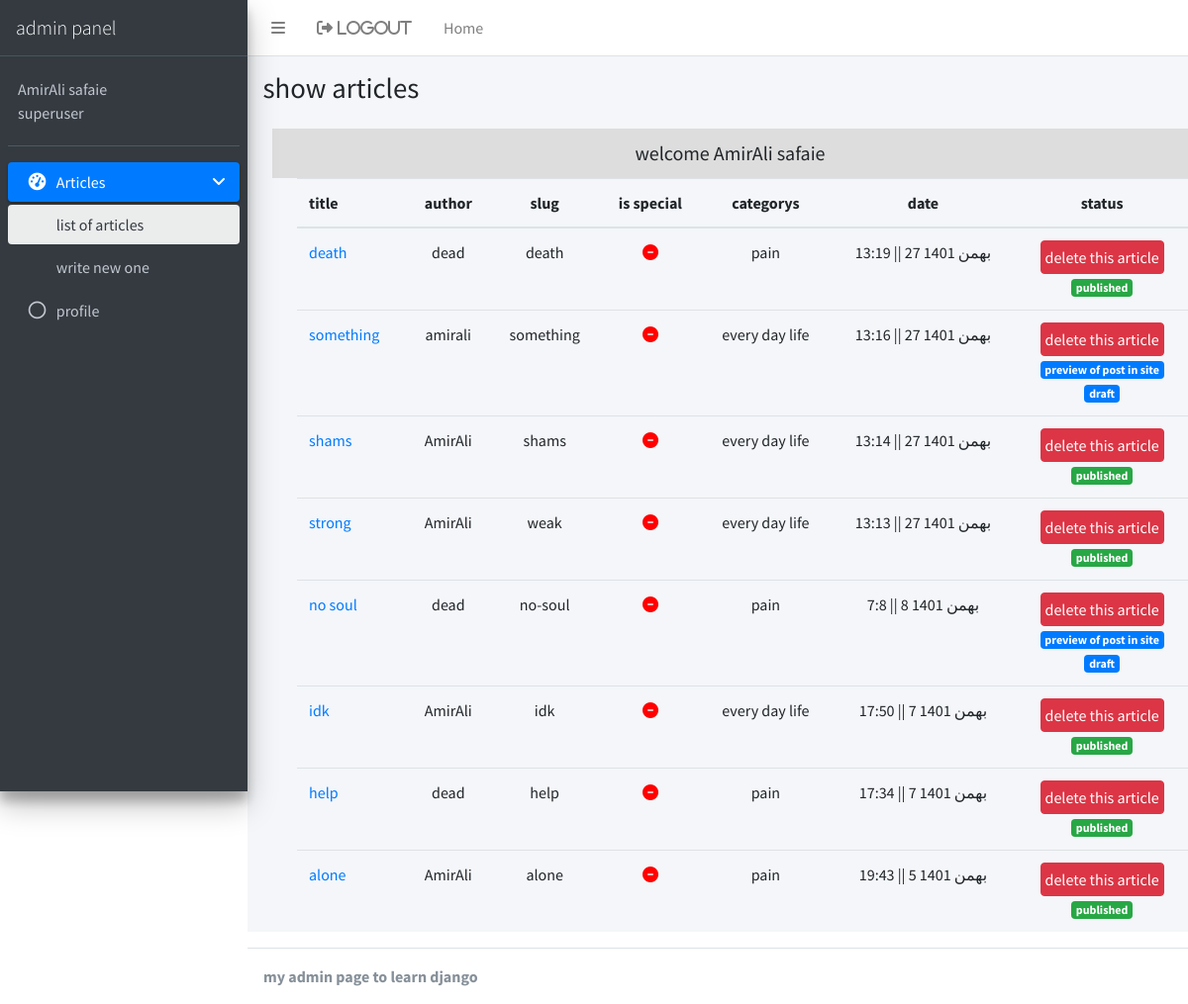
The app's page /account/ (signed in), older data.
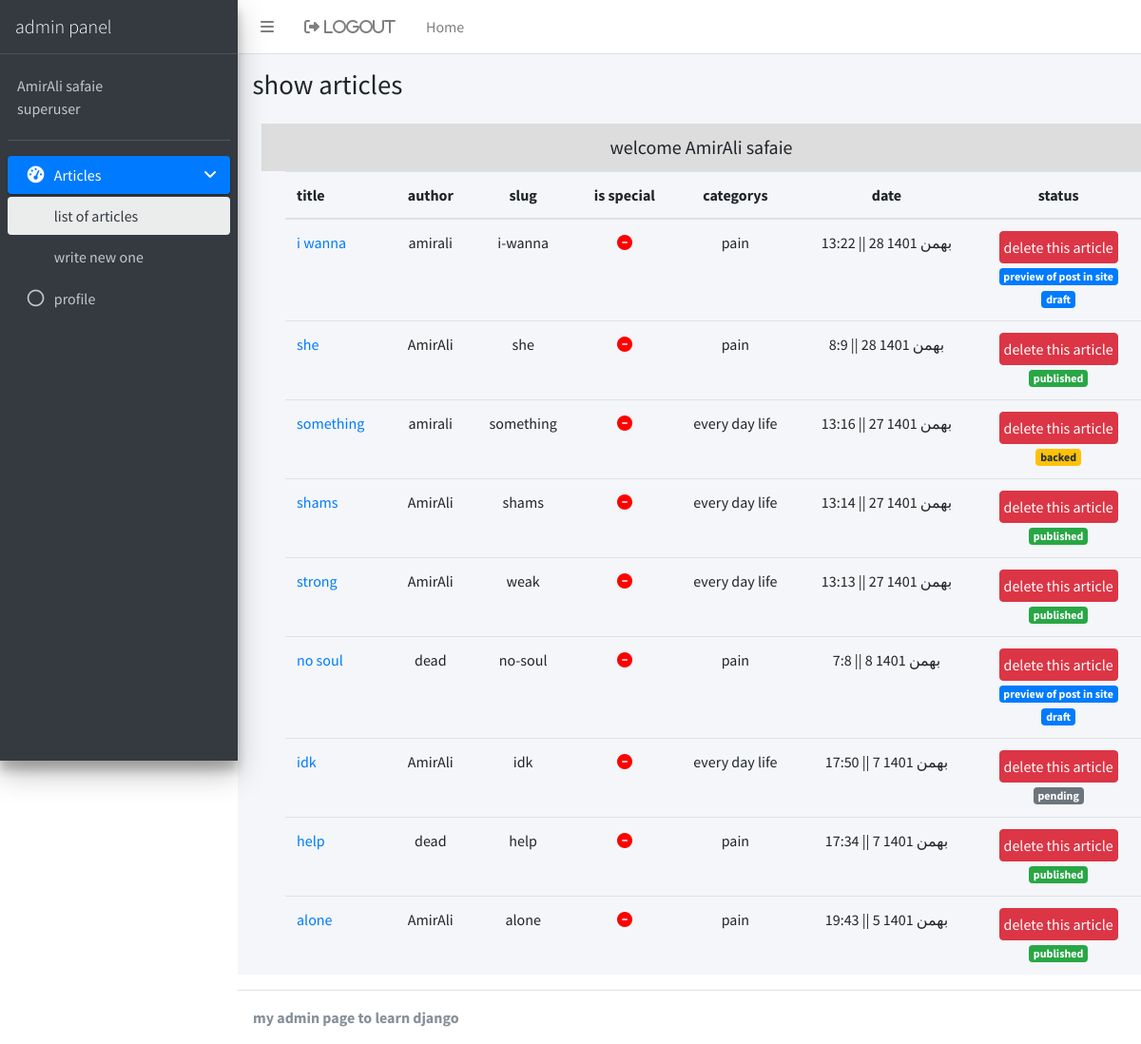
The same page, newer data.
### blog/models.py (models this page shows, shortened)
class Article(models.Model):
    STATUS_CHOICES=(
        ('d','draft'),
        ("p",'publish'),
        ("i","pendeing"),#در دست برسی
        ("b","back")#خانواده شده برگشت داده شده
    )
    author = models.ForeignKey(User,on_delete=models.SET_NULL,null=True,related_name="posts_of_author")# اختصاص دادن یک نویسدنده برای پست
    title = models.CharField(max_length=200)
    slug = models.SlugField(max_length=100,unique=True)
    category = models.ManyToManyField(Category,related_name="post_of_category")
    descriptions = models.TextField()
    publish= models.DateTimeField(default=timezone.now)
    created = models.DateTimeField(auto_now_add=True)
    updated = models.DateTimeField(auto_now=True)
    is_special = models.BooleanField(default=False,verbose_name="special post")
    status = models.CharField(max_length=1,choices=STATUS_CHOICES)
    class Meta:
        ordering = ["-publish"]
    def jalali_get_publish(self):
         return jalali_converter(self.publish)
    jalali_get_publish.short_description = "date published"
    def category_to_str(self):
        return ", ".join([category.title for category in self.category.active()])
    category_to_str.short_description = "category"  # این اطلاعات را با چه تایتلی در پنل ادمین نشان دهد
    objects = PostManager()

class Category(models.Model):
    parent = models.ForeignKey("self",default=None,null=True,blank=True,on_delete=models.SET_NULL,related_name='children')
    title = models.CharField(max_length=200)
    slug = models.SlugField(max_length=100,unique=True)
    status = models.BooleanField(default=True,verbose_name="show")
    position = models.IntegerField(verbose_name="order")
    class Meta:
        ordering = ['parent__id','position']
    objects = CategorytManager()

### account/models.py (models this page shows)
class User(AbstractUser):   #ارث بری از کلاس یوزر خود جنگو و ایجاد یوزر جدید برای استفاده توی پروژه
    is_author = models.BooleanField(default=False)
    special_user = models.DateTimeField(default=timezone.now)
    def special_or_not(self):
        if(timezone.now() < self.special_user):   #ایا یوزر الان یوزر طلایی هست یا ن
            return True
        else:
            return False
    special_or_not.boolean = True
    special_or_not.short_description = "special user"

### account/views.py (the view)
# urls.py: path("",Home.as_view(),name="home"),
class Home(Access,ListView):
    def get_queryset(self):
        if self.request.user.is_superuser:
            return Article.objects.all()  #گرفتن پست ها از مدل
        else:
            return Article.objects.filter(author = self.request.user)
    template_name="registration/home.html" #این ویو چه تمپلیتی را نمایش دهد

### account/mixins.py (called while the page is built)
    def dispatch(self, request, *args, **kwargs):
        if request.user.is_superuser or request.user.is_author:#
            return super().dispatch(request, *args, **kwargs)
        else:
            return redirect("account:make_profile")

### blog/models.py (called while the page is built)
    def active(self):
        return self.filter(status=True)

### blog/templatetags/base_tag.py (called while the page is built)
@register.inclusion_tag("registration/partial/active_bar.html") #این تگ برای اکتیو باره لینک و اسم و اون تیکه رو میگیره و یک منو درست میکنه
def active_bar(request,link_name,content):
    return {
        "request":request,
        "link_name":link_name, #لینکی که میخوام بهش برم
        "link":f'account:{link_name}',
        "content":content
    }

### extensions/jalali.py (called while the page is built)
    def persian_tuple(self):
        return self.persian_year, self.persian_month, self.persian_day

### templates/registration/home.html (shortened to what this page needs)
{% extends 'registration/base.html' %}
{%block title%}show articles{%endblock%}
{%block main%}
<div class="my">
    <h5  class="m-0" >welcome {{user.get_full_name}}</p>
</div>
{%if object_list%}
    <div class="cont">
    <table class="table">
        <thead>
        <tr>
          <th>title</th>
          <th class="text-center">author</th>
          <th class="text-center">slug</th>
          <th class="text-center">is special</th>
          <th class="text-center">categorys</th>
          <th class="text-center">date</th>
          <th class="text-center">status</th>
        </tr>
        </thead>
        {%for article in object_list%}     {% comment %} نمایش مقالات در صفحه ادمین خودمون object_list به صورت پیش فرض برای کلس بیس ویو ها هستش{% endcomment %}
        <tr>
            <td>
                {% if article.status == 'db'|make_list or request.user.is_superuser%} {% comment %} اگر مقاله پیش نویس بود بشه ادیتش کرد یا اینکه طرف سوپر یوزر باشه و ادیت کنه {% endcomment %}
                <a href="{% url 'account:update' article.pk %}">{{article.title}}</a>
                {%else%}
                {{article.title}}
                {%endif%}
            </td>
            <td class="text-center">{{article.author}}</td>
            <td class="text-center">{{article.slug}}</td>
            <td class="text-center">
                {% if article.is_special %}
                    <i class = "fa fa-check-circle" style="color:green"></i>
                {%else%}
                <i class = "fa fa-minus-circle" style="color:red"></i>
                {% endif %}
            </td>
            <td class="text-center">
                <div class="sparkbar" data-color="#00a65a" data-height="20">{{article.category_to_str}}</div>
            </td>
            <td class="text-center">{{article.jalali_get_publish}}</td>
            <td class="mx-auto text-center">
                {% if request.user.is_superuser %}
                <form method="post" action={%url "account:delete" article.pk%}> {%csrf_token%}
                    <input type="submit" name="" value="delete this article" class="btn btn-danger p-1">
                </form>
                {% endif %}
                {%if article.status == 'p'%}
                    <span class="badge badge-success"> published</span>
                {%elif article.status == 'd'%}
                   <a href="{% url "account:preview" article.pk %}" class="badge badge-primary"> preview of post in site</a>
                   <span class="badge badge-primary">draft</span>
                {%elif article.status == "i"%}
                <span class="badge badge-secondary">pending</span>
                {%elif article.status == "b"%}
                <span class="badge badge-warning">backed</span>
                {% endif %}
            </td>
        </tr>
        {%endfor%}
      </table>
    </div>
{%else%}
    <h3>there is nothing to show ...</h3>
{%endif%}
{%endblock%}

### templates/registration/sidebar.html
{%load static%}
{%load base_tag%}
  <aside class="main-sidebar sidebar-dark-primary elevation-4">
    <a href="index3.html" class="brand-link">
      <span class=" ml-2 brand-text font-weight-light">admin panel</span>
    </a>
    <div class="sidebar">
      <div class="user-panel mt-3 pb-3 mb-3 d-flex">
        <div class="info">
          <a href="#" class="d-block">{{user.get_full_name}}</a>
          {% if user.is_superuser %}
              <a href="#" class="d-block">superuser</a>
          {% elif user.is_author %}
              <a href="#" class="d-block">author</a>
          {% endif %}
        </div>
      </div>
      <nav class="mt-2">
        <ul class="nav nav-pills nav-sidebar flex-column" data-widget="treeview" role="menu" data-accordion="false">
          <li class="nav-item menu-open">
            <a href="#" class="nav-link active">
              <i class="nav-icon fas fa-tachometer-alt"></i>
              <p>
                Articles
                <i class="right fas fa-angle-left"></i>
              </p>
            </a>
            <ul class="nav nav-treeview">
              {%active_bar request "home" "list of articles"%}
              {% active_bar request "create" "write new one"%}
            </ul>
          </li>
          <li class="nav-item">
            <a href="{%url "account:make_profile"%}" class="nav-link">
              <i class="far fa-circle nav-icon"></i>
              <p>profile</p>
            </a>
          </li>
    </div>
  </aside>

Row changes from the older to the newer data that the page shows:
removed Article: title "death", author "dead", slug "death", is_special False (drawn), category_to_str "pain", jalali_get_publish "13:19 || 27 بهمن 1401", status "published"
added Article: title "i wanna", author "amirali", slug "i-wanna", is_special False (drawn), category_to_str "pain", jalali_get_publish "13:22 || 28 بهمن 1401", status "preview of post in site"
added Article: title "she", author "AmirAli", slug "she", is_special False (drawn), category_to_str "pain", jalali_get_publish "8:9 || 28 بهمن 1401", status "published"
changed Article "something": status "preview of post in site draft" → "backed"
changed Article "idk": status "published" → "pending"
